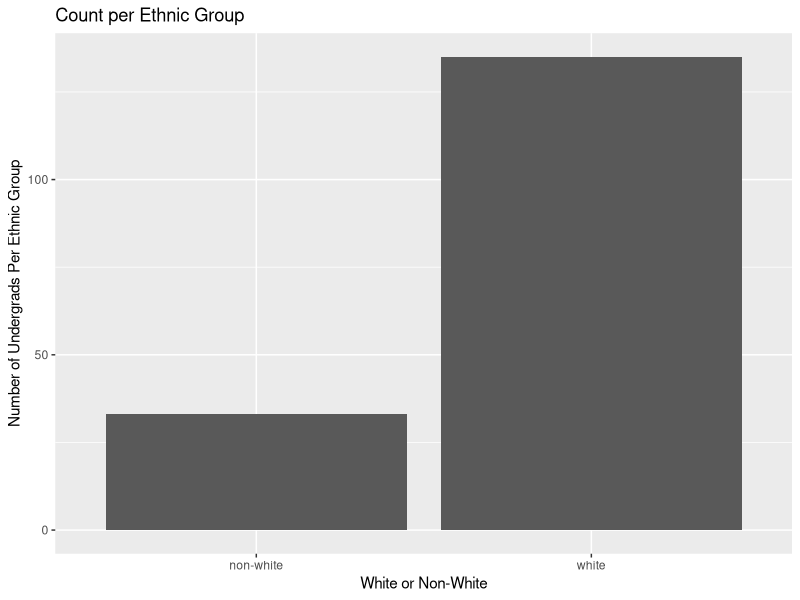
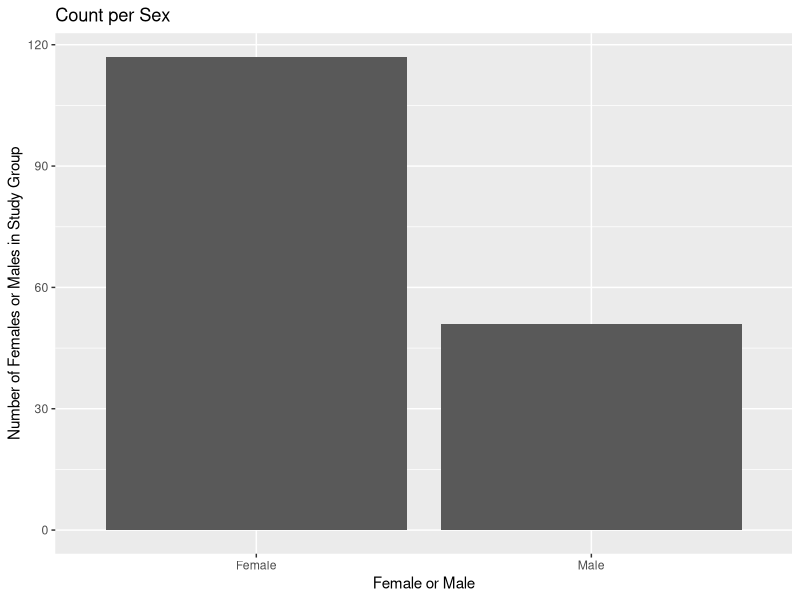
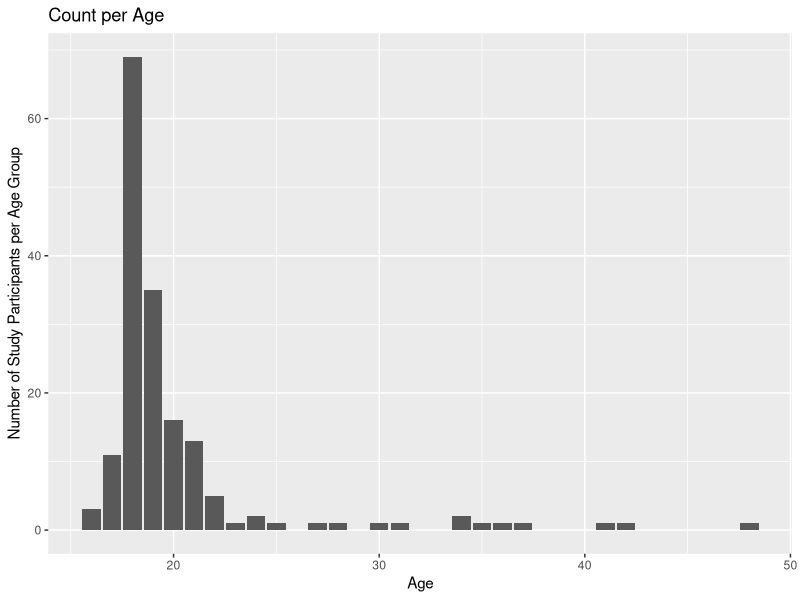

Generate these figures, in order, with R:
## ---- chunk 1
library(tidyverse)
library(here)
hiphop <- read_csv(here("data", "hiphop.csv"))
## ---- chunk 2
#drop_na() takes away way too many observations in my opinion
hiphop_clean <- hiphop |> 
  mutate(
    across(c(word, subj, sex, ethnic), as.factor)
    )
## ---- chunk 3
distinct(hiphop_clean, word) |> 
  count()
## ---- chunk 4
new_hiphop_clean <- hiphop_clean |> 
  mutate(
    white_or_nonwhite = 
      if_else(ethnic != "white", "non-white", "white"),
    white_or_nonwhite = 
      as.factor(white_or_nonwhite)
  )
## ---- chunk 5
demographics <- new_hiphop_clean |> 
  distinct(subj, .keep_all = TRUE) |> 
  select(sex, age, white_or_nonwhite) |> 
  summary()
## ---- chunk 6
new_hiphop_graphable <- new_hiphop_clean |> 
  distinct(subj, .keep_all = TRUE)

new_hiphop_graphable |> 
  ggplot(mapping = aes(x = white_or_nonwhite)) +
  geom_bar() +
  labs(title = "Count per Ethnic Group",
       x = "White or Non-White", 
       y = "Number of Undergrads Per Ethnic Group")

new_hiphop_graphable |> 
  ggplot(mapping = aes(x = sex)) +
  geom_bar() +
  labs(title = "Count per Sex", x = "Female or Male", 
       y = "Number of Females or Males in Study Group")

new_hiphop_graphable |> 
  ggplot(mapping = aes(x = age)) +
  geom_bar() +
  labs(title = "Count per Age", 
       x = "Age", 
       y = "Number of Study Participants per Age Group")
## ---- chunk 7
#a. People below the age of 20
new_hiphop_clean |> 
  filter(age < 20) |> 
  group_by(word) |> 
  summarize(mean = mean(familiarity)) |>
  slice(c(which.min(mean), which.max(mean)))

#b. Non-white women
new_hiphop_clean |> 
  filter(sex == "Female" & white_or_nonwhite == "non-white") |> 
  group_by(word) |> 
  summarize(mean = mean(familiarity)) |> 
  slice(c(which.min(mean), which.max(mean)))

#c. White men above age of 30
new_hiphop_clean |> 
  filter(sex == "Male" & white_or_nonwhite == "white" & age > 30) |> 
  group_by(word) |> 
  summarize(mean = mean(familiarity)) |> 
  slice(c(which.min(mean), which.max(mean)))
## ---- chunk 8
new_hiphop_clean |> 
  distinct(subj, .keep_all = TRUE) |> 
  filter(
      (white_or_nonwhite == "white"),
      (age >= 17 & age <= 23),
      (city >= 10000 & city <= 60000),
      (sex == "Male"),
      (bieber >= 5) 
           ) |> 
  pull(subj)
